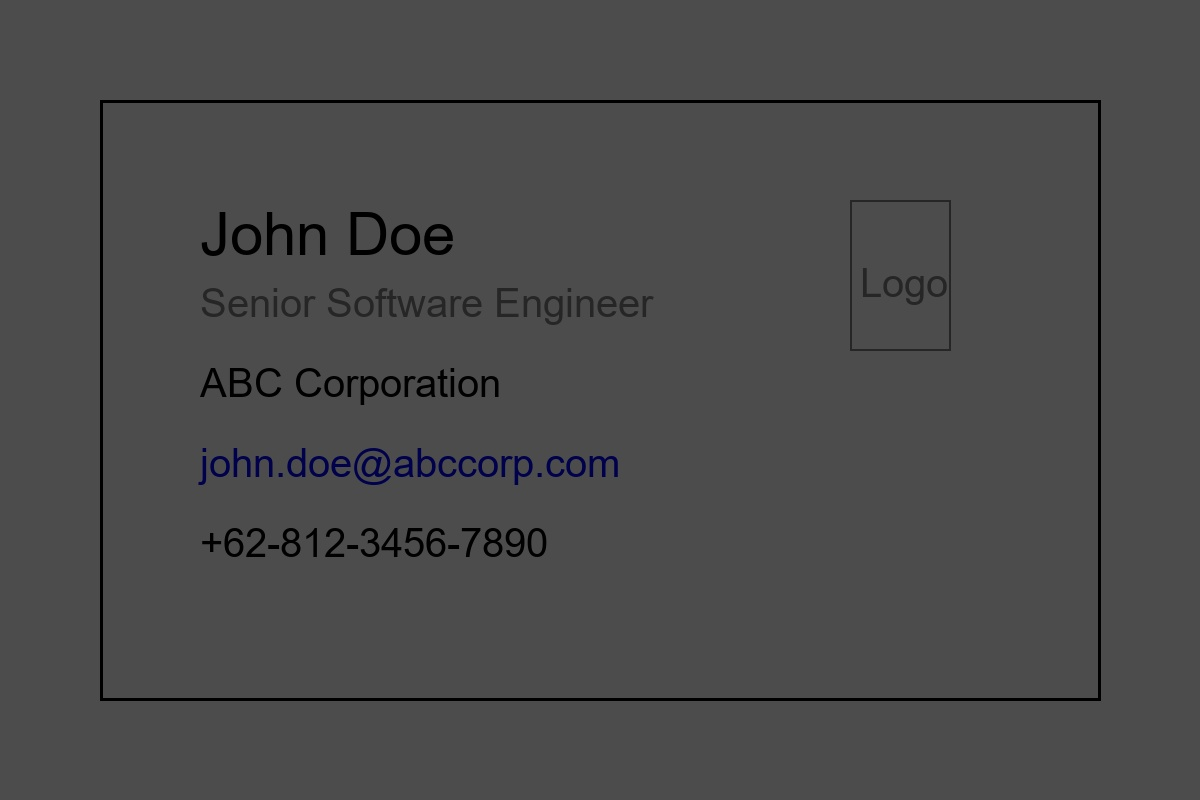
#> input picture samples/bcll.jpg, 1200 x 800 px
$ python -i image_processor.py   (imports and definitions only)
#> lines starting #> are read from the running program, lines starting #| are printed output that depends on the picture; after the words box and inside, x2 and y2 are one past the last pixel; in counts of white or black regions, pixels touching at a corner belong together
#> further down, picture is the input picture: shape (800, 1200, 3); mean B, G, R 74.3, 74, 74
import cv2
import numpy as np
from typing import Tuple, Union
import logging

class ImageEnhancer:
    def __init__(self):
        self.logger = logging.getLogger(__name__)

    def enhance(self, image: np.ndarray, return_color: bool = True) -> np.ndarray:
        """
        Enhance image quality for better OCR readability.

        Args:
            image: Input image (BGR or grayscale)
            return_color: If True, return BGR image, else return grayscale

        Returns:
            Enhanced image (BGR if return_color=True, else grayscale)
        """
#> called with return_color = False
        # Store original shape info
        is_color = len(image.shape) == 3 and image.shape[2] == 3
#> is_color = True

        # Convert to grayscale if needed
        if is_color:
            gray = cv2.cvtColor(image, cv2.COLOR_BGR2GRAY)
        else:
            gray = image.copy()

        # Apply adaptive histogram equalization
        clahe = cv2.createCLAHE(clipLimit=2.0, tileGridSize=(8, 8))
        enhanced = clahe.apply(gray)
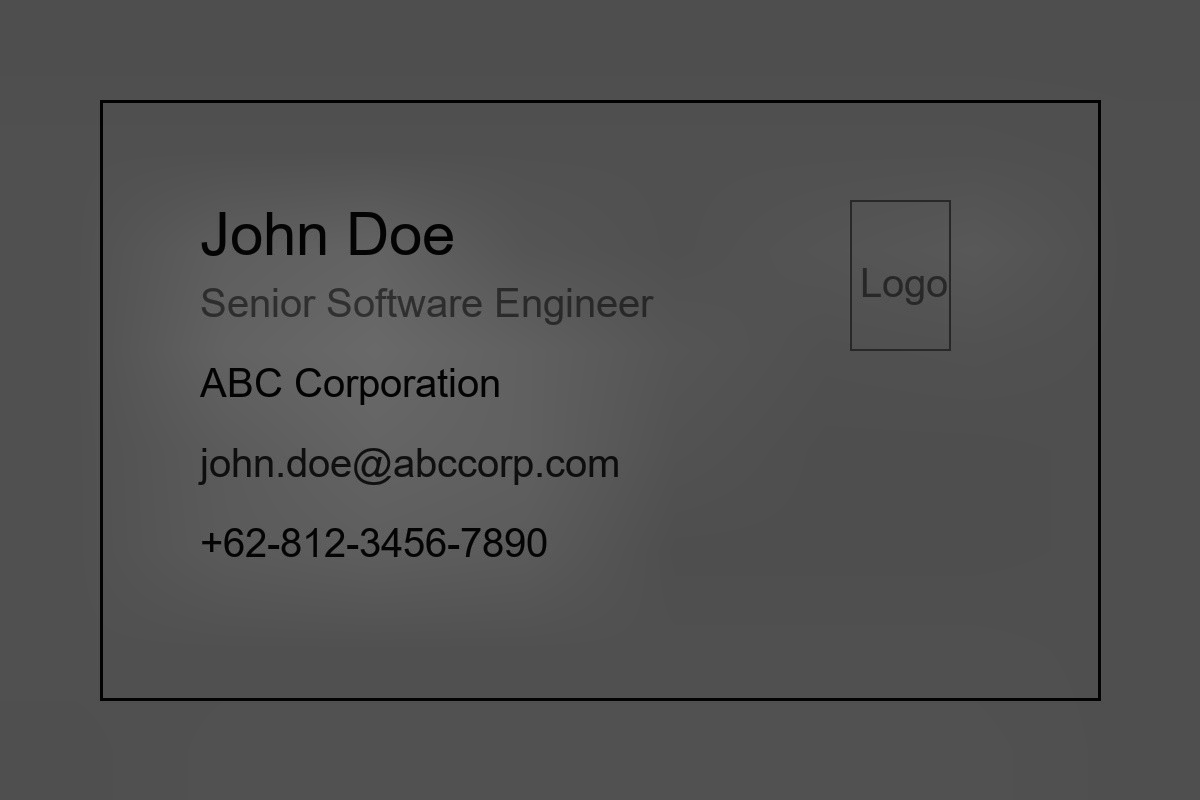
#> enhanced: shape (800, 1200); min 2, max 113, mean 80.4

        # Denoise using Non-local Means Denoising
        denoised = cv2.fastNlMeansDenoising(enhanced, h=10)

        # Apply adaptive thresholding
        thresholded = cv2.adaptiveThreshold(
            denoised, 255,
            cv2.ADAPTIVE_THRESH_GAUSSIAN_C,
            cv2.THRESH_BINARY, 15, 2
        )
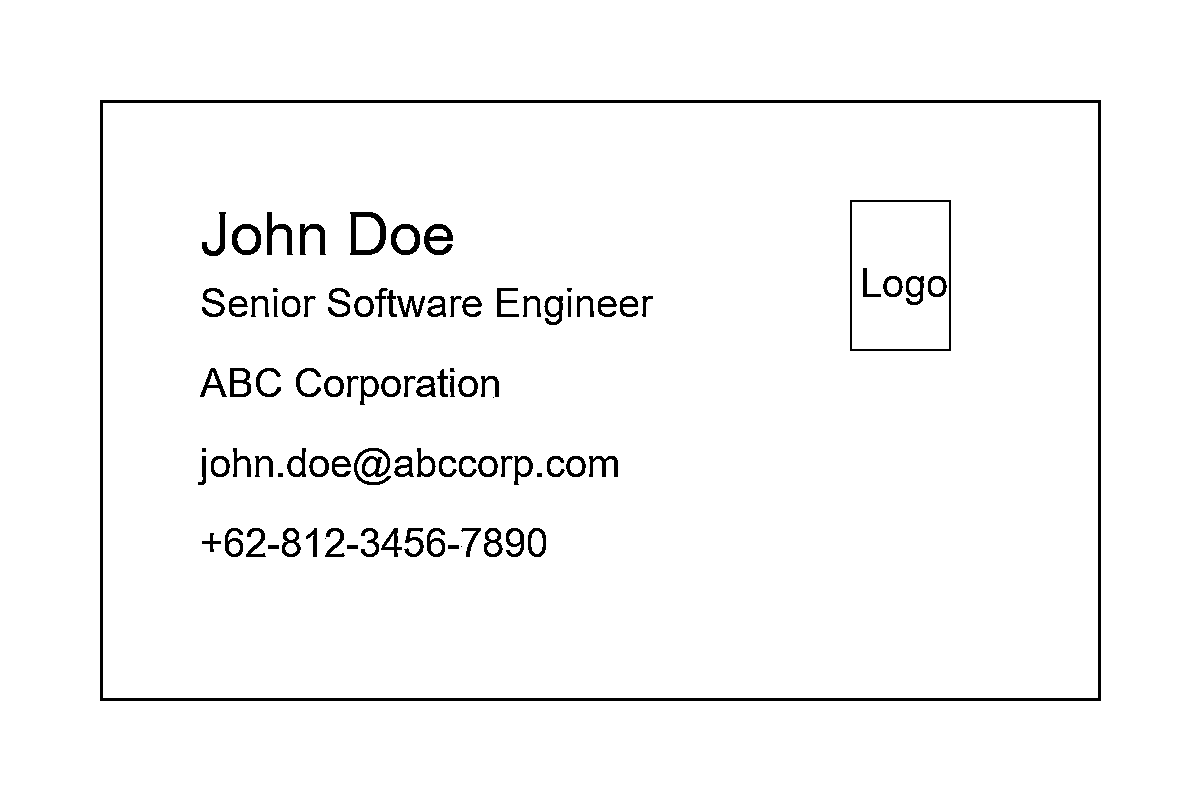
#> thresholded: shape (800, 1200); 97.1% white; 93 black regions (7 under 20 px), largest, box (x1, y1, x2, y2) and area: (100, 100, 1101, 701) 9576, (850, 200, 951, 351) 992, (350, 212, 386, 255) 649

        # Morphological operations to clean up text
        kernel = np.ones((1, 1), np.uint8)
        cleaned = cv2.morphologyEx(thresholded, cv2.MORPH_CLOSE, kernel)
        cleaned = cv2.morphologyEx(cleaned, cv2.MORPH_OPEN, kernel)

        # Sharpen the image
        kernel_sharpen = np.array([[-1,-1,-1],
                                   [-1, 9,-1],
                                   [-1,-1,-1]])
        sharpened = cv2.filter2D(cleaned, -1, kernel_sharpen)

        # Return color image if requested
        if return_color:
            # Convert back to BGR (3-channel)
            return cv2.cvtColor(sharpened, cv2.COLOR_GRAY2BGR)
        else:
            return sharpened

    def enhance_grayscale(self, image: np.ndarray) -> np.ndarray:
        """
        Enhance image and return grayscale (for OCR).
        """
        return self.enhance(image, return_color=False)

    # [47 lines left out: functions enhance_color, contrast_enhancement, denoise, sharpen, not called in this run]

>>> import cv2
>>> picture = cv2.imread('../samples/bcll.jpg')
>>> result = ImageEnhancer().enhance_grayscale(picture)
